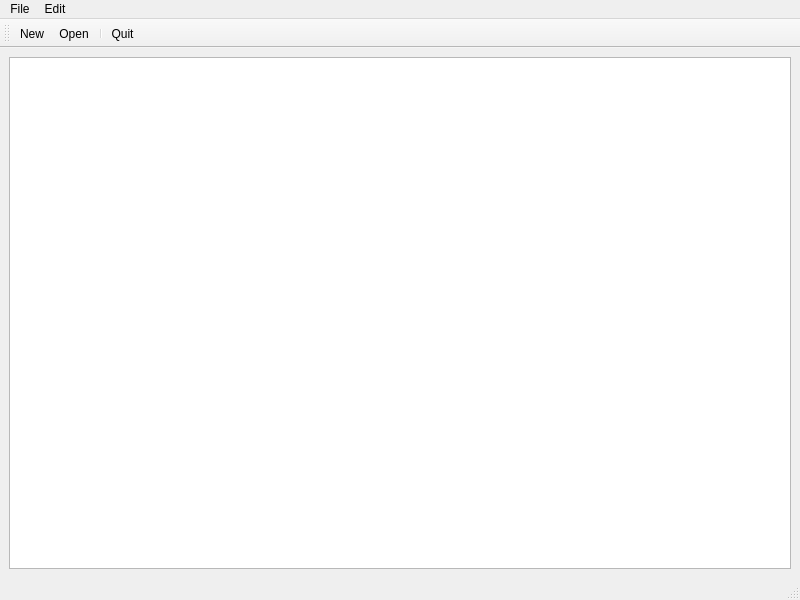
<?xml version="1.0" encoding="UTF-8"?>
<ui version="4.0">
 <class>MainWindow</class>
 <widget class="QMainWindow" name="MainWindow">
  <property name="geometry">
   <rect>
    <x>0</x>
    <y>0</y>
    <width>800</width>
    <height>600</height>
   </rect>
  </property>
  <property name="windowTitle">
   <string>MainWindow</string>
  </property>
  <widget class="QWidget" name="centralwidget">
   <layout class="QVBoxLayout" name="verticalLayout">
    <item>
     <widget class="QGraphicsView" name="graphicsView"/>
    </item>
   </layout>
  </widget>
  <widget class="QMenuBar" name="menubar">
   <property name="geometry">
    <rect>
     <x>0</x>
     <y>0</y>
     <width>800</width>
     <height>20</height>
    </rect>
   </property>
   <widget class="QMenu" name="menuFile">
    <property name="title">
     <string>File</string>
    </property>
    <addaction name="actionNew"/>
    <addaction name="actionOpen"/>
    <addaction name="actionQuit"/>
   </widget>
   <widget class="QMenu" name="menuEdit">
    <property name="title">
     <string>Edit</string>
    </property>
    <addaction name="actionInsert"/>
   </widget>
   <addaction name="menuFile"/>
   <addaction name="menuEdit"/>
  </widget>
  <widget class="QStatusBar" name="statusbar"/>
  <widget class="QToolBar" name="toolBar">
   <property name="windowTitle">
    <string>toolBar</string>
   </property>
   <attribute name="toolBarArea">
    <enum>TopToolBarArea</enum>
   </attribute>
   <attribute name="toolBarBreak">
    <bool>false</bool>
   </attribute>
   <addaction name="actionNew"/>
   <addaction name="actionOpen"/>
   <addaction name="separator"/>
   <addaction name="actionQuit"/>
  </widget>
  <action name="actionNew">
   <property name="icon">
    <iconset theme="document-new"/>
   </property>
   <property name="text">
    <string>New</string>
   </property>
  </action>
  <action name="actionOpen">
   <property name="icon">
    <iconset theme="document-open"/>
   </property>
   <property name="text">
    <string>Open</string>
   </property>
  </action>
  <action name="actionQuit">
   <property name="icon">
    <iconset theme="application-exit"/>
   </property>
   <property name="text">
    <string>Quit</string>
   </property>
  </action>
  <action name="actionInsert">
   <property name="text">
    <string>Insert</string>
   </property>
  </action>
 </widget>
 <resources/>
 <connections/>
</ui>
